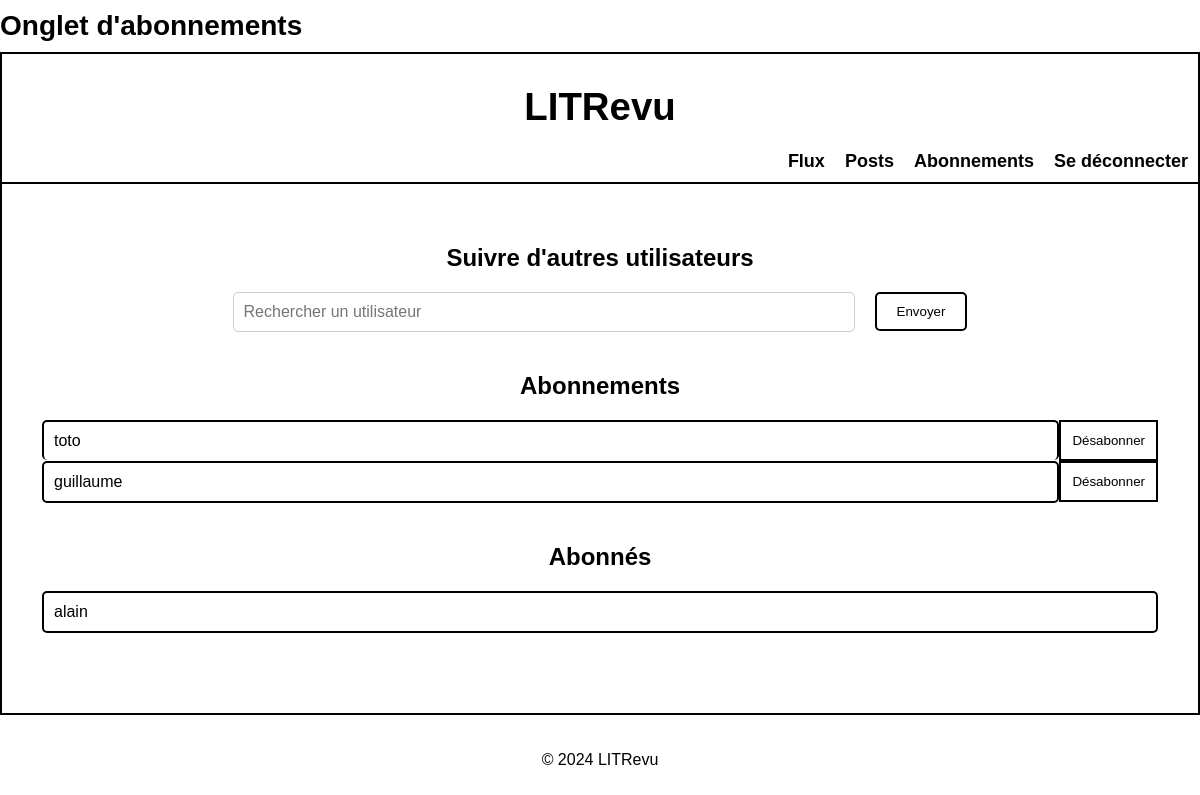
Page /subscriptions/follows/ (signed in) on the committed database.
### subscriptions/models.py (models this page shows)
class UserFollows(models.Model):
    user = models.ForeignKey(
        to=settings.AUTH_USER_MODEL,
        on_delete=models.CASCADE,
        related_name='following_subscriptions'
    )
    followed_user = models.ForeignKey(
        to=settings.AUTH_USER_MODEL,
        on_delete=models.CASCADE,
        related_name='follower_subscriptions'
    )
    class Meta:
        unique_together = ('user', 'followed_user')  # Unicité de la relation de suivi
    def __str__(self):
        return f'{self.user} suit {self.followed_user}'

### authentication/models.py (models this page shows, shortened)
class CustomUser(AbstractUser):
    ROLE_CHOICES = [
        ('USER', 'Utilisateur'),
        ('DEVELOPER', 'Développeur'),
    ]
    role = models.CharField(max_length=10, choices=ROLE_CHOICES, default='USER')
    is_developer = models.BooleanField(default=False)
    follows = models.ManyToManyField(
        'self', through='subscriptions.UserFollows', related_name='is_followed_by', symmetrical=False
    )

### subscriptions/views.py (the view)
# urls.py: path('follows/', FollowsListView.as_view(), name='follows_list'),
class FollowsListView(LoginRequiredMixin, ListView):
    model = UserFollows
    template_name = 'subscriptions/follow_user.html'
    context_object_name = 'follows'
    login_url = reverse_lazy('login')
    def get_context_data(self, **kwargs):
        context = super().get_context_data(**kwargs)
        following = UserFollows.objects.filter(user=self.request.user)
        followers = UserFollows.objects.filter(followed_user=self.request.user)
        print(f"DEBUG: Following count: {following.count()}, Followers count: {followers.count()}")
        context['following'] = following
        context['followers'] = followers
        context['form'] = FollowUserForm()  # Ajout du formulaire pour les suivis
        print("DEBUG: Formulaire de suivi ajouté au contexte")
        return context
    def get_queryset(self):
        queryset = UserFollows.objects.filter(user=self.request.user)
        print(f"DEBUG: QuerySet pour les utilisateurs suivis récupéré: {queryset}")
        return queryset

### subscriptions/forms.py (shortened to what this page needs)
class FollowUserForm(forms.Form):
    user_id = forms.ModelChoiceField(
        queryset=User.objects.all(),  # Charger tous les utilisateurs
        label="Utilisateur",
        widget=forms.HiddenInput  # Champ caché pour soumettre l'ID utilisateur
    )

### subscriptions/templates/subscriptions/follow_user.html (shortened to what this page needs)
{% extends 'base.html' %}
{% block title %}Onglet d'abonnements{% endblock %}
{% block content %}
<div class="subscription-container">
    <div class="subscription-section">
        <h2 class="subscription-title">Suivre d'autres utilisateurs</h2>
        <div class="subscription-search-section">
            <form method="post" id="follow-form" class="subscription-search-form">
                <div class="input-btn-container">
                    <div class="input-container">
                        <input type="text" name="username" id="search_user" placeholder="Rechercher un utilisateur" class="subscription-search-input" autocomplete="off">
                    </div>
                    <div class="btn-container">
                        <button type="submit" class="btn btn-primary">Envoyer
                        </button>
                    </div>
                </div>
            </form>
        </div>
    </div>
    <div class="subscription-section">
        <h2 class="subscription-title">Abonnements</h2>
        <div class="subscription-list" id="following-list">
            {% for follow in following %}
            <div class="subscription-row">
                <div class="subscription-list-item {% if forloop.last %}border-bottom{% endif %} bordered-item">
                    <div class="subscription-info">
                        <div class="subscription-content-left">
                            <div class="subscription-username">{{ follow.followed_user.username }}</div>
                        </div>
                    </div>
                </div>
                <div class="subscription-unsubscribe">
                    <form method="post" action="{% url 'unfollow_user' follow.pk %}">
                        <button type="submit" class="btn btn-unsubscribe">Désabonner</button>
                    </form>
                </div>
            </div>
            {% empty %}
            <p>Vous ne suivez personne pour l'instant.</p>
            {% endfor %}
        </div>
    </div>
    <div class="subscription-section">
        <h2 class="subscription-title">Abonnés</h2>
        <div class="follower-list">
            {% for follower in followers %}
            <div class="subscription-row">
                <div class="subscription-list-item {% if forloop.last %}border-bottom{% endif %} bordered-item">
                    <div class="subscription-info">
                        <div class="subscription-content-left">
                            <div class="subscription-username">{{ follower.user.username }}</div>
                        </div>
                    </div>
                </div>
            </div>
            {% empty %}
            <p>Personne ne vous suit pour l'instant.</p>
            {% endfor %}
        </div>
    </div>
</div>
{% endblock %}

### static/css/styles.css (style rules this page uses)
body { font-family: Arial, sans-serif; margin: 0; padding: 0; box-sizing: border-box; min-height: 100vh; display: flex; flex-direction: column; justify-content: flex-start; align-items: center; }
.btn-primary { background-color: #ffffff; color: rgb(0, 0, 0); padding: 10px 20px; border: 2px solid black; border-radius: 5px; cursor: pointer; transition: background-color 0.3s; }
.subscription-section { flex-direction: column; align-items: center; margin-bottom: 40px; }
.subscription-title { text-align: center; font-size: 24px; font-weight: bold; margin-bottom: 20px; }
.subscription-search-form, .input-btn-container { display: flex; justify-content: center; align-items: center; gap: 20px; }
.subscription-search-input { width: 600px; padding: 10px; font-size: 16px; border: 1px solid #ccc; border-radius: 5px; }
.subscription-list-item { display: flex; justify-content: space-between; align-items: center; padding: 10px; border: 2px solid black; border-radius: 5px; }
.bordered-item:not(.border-bottom) { border-bottom: none; }
.subscription-row { display: flex; justify-content: space-between; align-items: center; }
.subscription-list-item { flex-grow: 1; display: flex; justify-content: space-between; align-items: center; }
.subscription-unsubscribe { margin-left: 0; border-left: 2px solid black; display: flex; align-items: center; }
.btn-unsubscribe { background-color: transparent; color: black; border: 2px solid black; padding: 11px; text-align: center; border-left: none; cursor: pointer; height: 100%; box-sizing: border-box; }
.subscription-list-item { padding: 10px; border: 2px solid black; margin-bottom: 0; }

### rows in the picture
UserFollows: followed_user.username "toto"
UserFollows: followed_user.username "guillaume"
UserFollows: user.username "alain"
